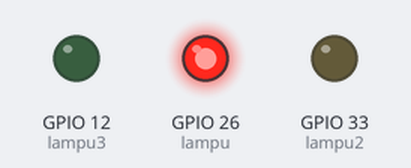
Bench run of a program on a simulated ESP32. Parts: output pins drawn as LEDs (lit = HIGH). What the program prints to the serial monitor is not drawn.

Above: at 0.5 s.
At 1.5 s:
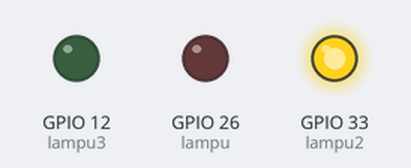
At 5.5 s:
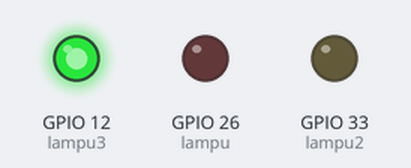
Timing chart, 0 to 6.9 s (numbered marks = the images above):
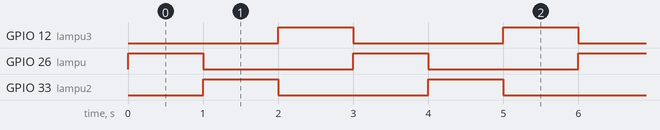

Measured:
- by itself, GPIO 12 (lampu3), GPIO 26 (lampu), GPIO 33 (lampu2): alternates HIGH for 1.0 s and LOW for 2.0 s
- by itself, everything shown: repeats every 3.0 s, in 3 steps

The program:

main.cpp
```cpp
#include <Arduino.h>  // Wajib untuk PlatformIO + ESP32


// Deklarasi pin LED
int lampu = 26;
int lampu2 = 33;
int lampu3 = 12;


void setup() {
    Serial.begin(115200);  // Inisialisasi komunikasi Serial
    Serial.println("ESP32 Blinking LED");


    // Atur pin sebagai OUTPUT
    pinMode(lampu, OUTPUT);
    pinMode(lampu2, OUTPUT);
    pinMode(lampu3, OUTPUT);
}


void loop() {
    // Nyalakan kedua LED
    digitalWrite(lampu, HIGH);
    digitalWrite(lampu2, LOW);
    digitalWrite(lampu3, LOW);
    delay(1000);

    digitalWrite(lampu, LOW);
    digitalWrite(lampu2, HIGH);
    digitalWrite(lampu3, LOW);
    delay(1000);

    digitalWrite(lampu, LOW);
    digitalWrite(lampu2, LOW);
    digitalWrite(lampu3, HIGH);
    delay(1000);

}
```
